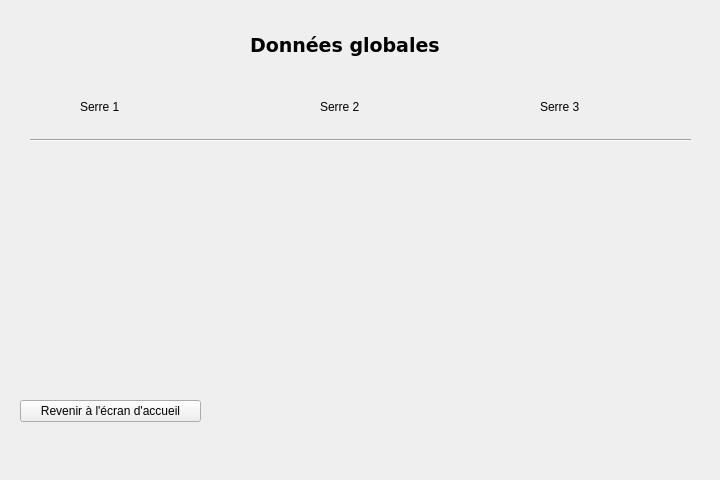
<?xml version="1.0" encoding="UTF-8"?>
<ui version="4.0">
 <class>VueMeteo</class>
 <widget class="QWidget" name="VueMeteo">
  <property name="geometry">
   <rect>
    <x>0</x>
    <y>0</y>
    <width>720</width>
    <height>480</height>
   </rect>
  </property>
  <property name="windowTitle">
   <string>Form</string>
  </property>
  <widget class="QWidget" name="horizontalLayoutWidget">
   <property name="geometry">
    <rect>
     <x>30</x>
     <y>170</y>
     <width>661</width>
     <height>161</height>
    </rect>
   </property>
   <layout class="QHBoxLayout" name="serreX"/>
  </widget>
  <widget class="Line" name="line">
   <property name="geometry">
    <rect>
     <x>30</x>
     <y>130</y>
     <width>661</width>
     <height>20</height>
    </rect>
   </property>
   <property name="orientation">
    <enum>Qt::Horizontal</enum>
   </property>
  </widget>
  <widget class="QLabel" name="label">
   <property name="geometry">
    <rect>
     <x>80</x>
     <y>100</y>
     <width>59</width>
     <height>14</height>
    </rect>
   </property>
   <property name="text">
    <string>Serre 1</string>
   </property>
  </widget>
  <widget class="QLabel" name="label_2">
   <property name="geometry">
    <rect>
     <x>320</x>
     <y>100</y>
     <width>59</width>
     <height>14</height>
    </rect>
   </property>
   <property name="text">
    <string>Serre 2</string>
   </property>
  </widget>
  <widget class="QLabel" name="label_3">
   <property name="geometry">
    <rect>
     <x>540</x>
     <y>100</y>
     <width>59</width>
     <height>14</height>
    </rect>
   </property>
   <property name="text">
    <string>Serre 3</string>
   </property>
  </widget>
  <widget class="QPushButton" name="pushButton">
   <property name="geometry">
    <rect>
     <x>20</x>
     <y>400</y>
     <width>181</width>
     <height>22</height>
    </rect>
   </property>
   <property name="text">
    <string>Revenir à l'écran d'accueil</string>
   </property>
  </widget>
  <widget class="QLabel" name="label_4">
   <property name="geometry">
    <rect>
     <x>250</x>
     <y>30</y>
     <width>201</width>
     <height>31</height>
    </rect>
   </property>
   <property name="font">
    <font>
     <family>DejaVu Sans</family>
     <pointsize>14</pointsize>
     <weight>75</weight>
     <bold>true</bold>
    </font>
   </property>
   <property name="text">
    <string>Données globales</string>
   </property>
  </widget>
 </widget>
 <resources/>
 <connections/>
</ui>
